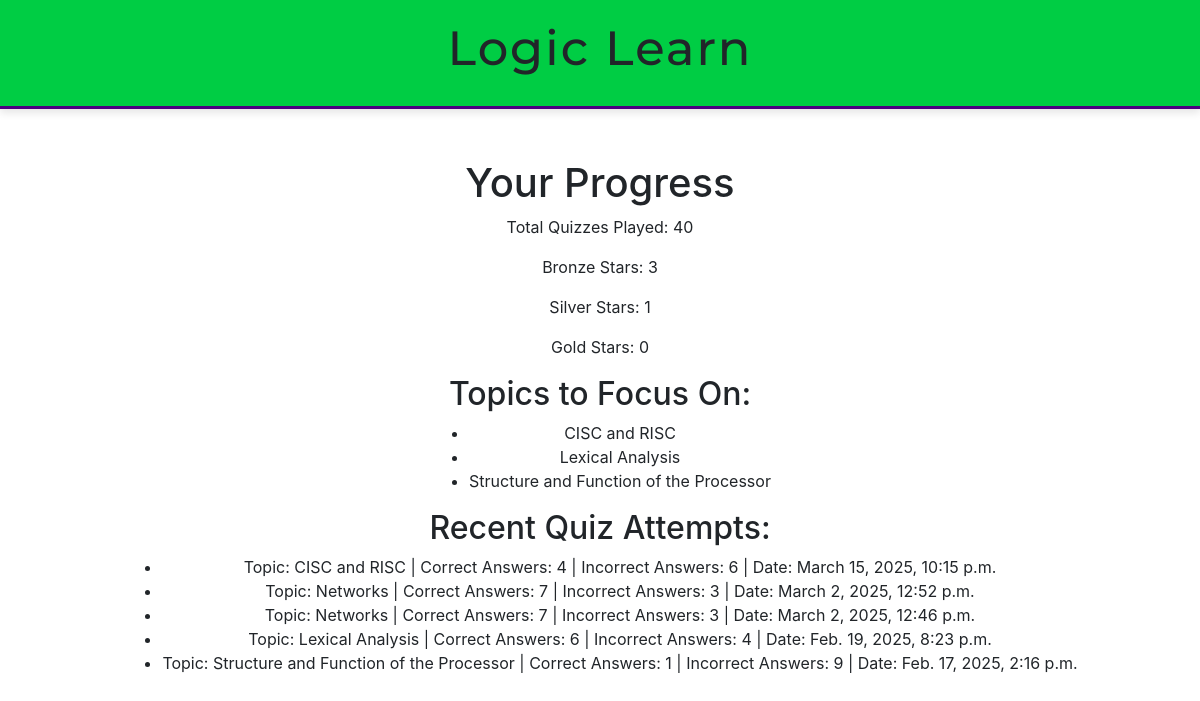
/progresstracker/userprogress/ (signed in), run on the app's committed database.
### progresstracker/models.py (models this page shows)
class UserStats(models.Model):
    user = models.OneToOneField(User, on_delete=models.CASCADE)
    total_quizzes_played = models.IntegerField(default=0)
    bronze_stars = models.IntegerField(default=0)
    silver_stars = models.IntegerField(default=0)
    gold_stars = models.IntegerField(default=0)

class QuizProgress(models.Model):
    user = models.ForeignKey(User, on_delete=models.CASCADE)
    quiz_date = models.DateTimeField(auto_now_add=True)
    total_questions = models.IntegerField(default=0)
    correct_answers = models.IntegerField(default=0)
    incorrect_answers = models.IntegerField(default=0)
    topic = models.CharField(max_length=255)

### progresstracker/views.py (the view)
# urls.py: path('progress/', views.progress_view, name='progress'),
@login_required
def progress_view(request):
    user_stats, created = UserStats.objects.get_or_create(user=request.user)
    total_quizzes_played = user_stats.total_quizzes_played
    bronze_stars = user_stats.bronze_stars
    silver_stars = user_stats.silver_stars
    gold_stars = user_stats.gold_stars
    topics_to_focus_on = topic_focus(request.user)
    quiz_progress = QuizProgress.objects.filter(user=request.user).order_by('-quiz_date')[:5]  #Gets the last 5 quizzes
    return render(request, 'progresstracker/progress_page.html', {
        'user_stats': user_stats,  #Passes user stats to template
        'total_quizzes_played': total_quizzes_played,
        'bronze_stars': bronze_stars,
        'silver_stars': silver_stars,
        'gold_stars': gold_stars,
        'topics_to_focus_on': topics_to_focus_on,
        'quiz_progress': quiz_progress
    })

### progresstracker/utils.py (called while the page is built)
def topic_focus(user):
    topic_performance = QuizProgress.objects.filter(user=user).values('topic').annotate(
        latest_attempt=Max('id')  #This extracts the latest quiz attempt ID for each topic
    )
    topics_to_focus_on = []
    for topic_data in topic_performance:
        latest_quiz = QuizProgress.objects.filter(id=topic_data['latest_attempt']).first() #gets latest quiz for a certain topic
        if latest_quiz: #checks if quiz exists
            score_percentage = (latest_quiz.correct_answers / latest_quiz.total_questions) * 100
            if score_percentage < 70: #if sscore is lower than 70 percent
                topics_to_focus_on.append(latest_quiz.topic) #add the topics to the focus list
    return topics_to_focus_on

### progresstracker/templates/progresstracker/progress_page.html
{% extends 'introduction/base.html' %}
{% block content %}
<h1>Your Progress</h1>
<p>Total Quizzes Played: {{ user_stats.total_quizzes_played }}</p>
<p>Bronze Stars: {{ user_stats.bronze_stars }}</p>
<p>Silver Stars: {{ user_stats.silver_stars }}</p>
<p>Gold Stars: {{ user_stats.gold_stars }}</p>
<h2>Topics to Focus On:</h2>
<ul>
    {% for topic in topics_to_focus_on %}
        <li>{{ topic }}</li>
    {% endfor %}
</ul>
<h2>Recent Quiz Attempts:</h2>
<ul>
    {% for quiz in quiz_progress %}
        <li>
            Topic: {{ quiz.topic }} | Correct Answers: {{ quiz.correct_answers }} | Incorrect Answers: {{ quiz.incorrect_answers }} | Date: {{ quiz.quiz_date }}
        </li>
    {% endfor %}
</ul>
{% endblock %}

### introduction/templates/introduction/base.html (shortened to what this page needs)
<!DOCTYPE html>
{% load static %}
<html lang="en">
<head>
    <link rel="stylesheet" href="https://cdn.jsdelivr.net/npm/bootstrap@4.3.1/dist/css/bootstrap.min.css">
    <link rel="stylesheet" href="{% static 'styles.css' %}">
</head>
<body>
    <header class="header_footer">
        <h1 id="title">Logic Learn</h1>
    </header>
    <main>
        {% block content %}{% endblock %}
    </main>
</body>
</html>

### static/styles.css (style rules this page uses)
header { background-color: rgb(0, 205, 68); padding: 20px 0; text-align: center !important; border-bottom: 3px solid #4b0082 !important; box-shadow: 0px 4px 8px rgba(0, 0, 0, 0.1); position: relative; }
main { display: flex; flex-direction: column; justify-content: flex-start; align-items: center; height: 100vh; text-align: center; padding-top: 50px; }
#title { font-family: 'Montserrat', sans-serif; font-size: 3em; letter-spacing: 2px; }

### data on the page
UserStats: total_quizzes_played "40", bronze_stars "3", silver_stars "1", gold_stars "0"
QuizProgress: topics_to_focus_on "CISC and RISC", topic "CISC and RISC", correct_answers "4", incorrect_answers "6", quiz_date "March 15, 2025, 10:15 p.m."
QuizProgress: topics_to_focus_on "Lexical Analysis", topic "Lexical Analysis", correct_answers "6", incorrect_answers "4", quiz_date "Feb. 19, 2025, 8:23 p.m."
QuizProgress: topics_to_focus_on "Structure and Function of the Processor", topic "Structure and Function of the Processor", correct_answers "1", incorrect_answers "9", quiz_date "Feb. 17, 2025, 2:16 p.m."
QuizProgress: topic "Networks", correct_answers "7", incorrect_answers "3", quiz_date "March 2, 2025, 12:52 p.m."
QuizProgress: topic "Networks", correct_answers "7", incorrect_answers "3", quiz_date "March 2, 2025, 12:46 p.m."
